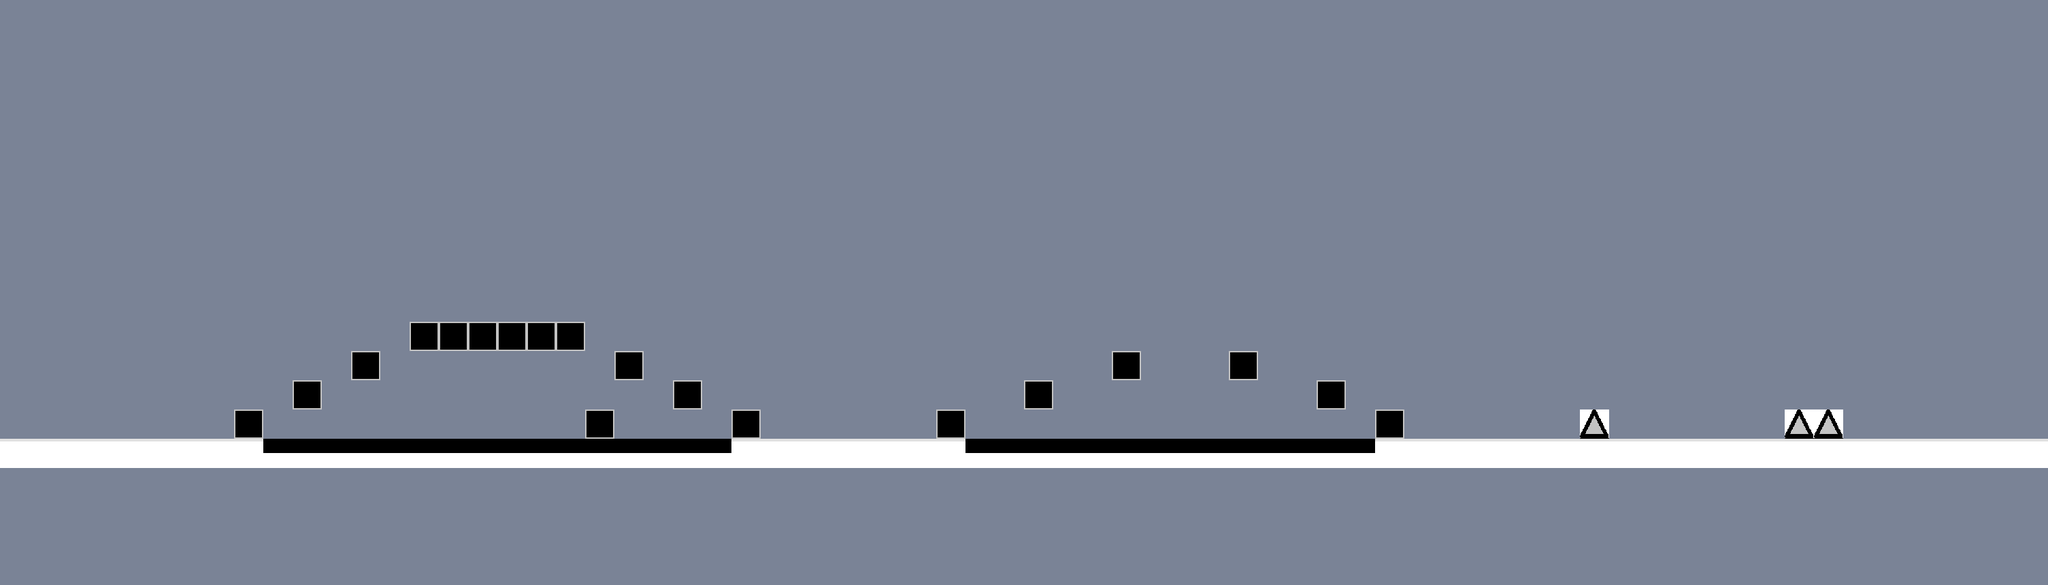

Tiled map render using the project's own tile images. Description and the map definition, with tile-layer contents summarised, below:
An orthogonal 70x20 tile map with 43x43 px tiles, 1 tile layer (Слой тайлов 1), 3 tilesets and 54 objects (35x death, 17x solid, player, finish).

<map version="1.0" orientation="orthogonal" renderorder="right-down" width="70" height="20" tilewidth="43" tileheight="43" backgroundcolor="#7a8396" nextobjectid="82">
 <tileset firstgid="1" name="map" tilewidth="43" tileheight="43" tilecount="4">
  <image source="map.png" trans="ffffff" width="172" height="43" />
 </tileset>
 <tileset firstgid="5" name="map.png" tilewidth="43" tileheight="43" tilecount="3">
  <image source="images/map.png" trans="ffffff" width="129" height="43" />
 </tileset>
 <tileset firstgid="8" name="map" tilewidth="43" tileheight="43" tilecount="3">
  <image source="images/map.png" trans="ffffff" width="129" height="43" />
 </tileset>
 <layer name="Слой тайлов 1" width="70" height="20">
  <data>[1400 cells, 92 non-empty, 4 distinct tile ids]</data>
 </layer>
 <objectgroup name="collision">
  <object id="12" name="solid" x="1806.12" y="516.121" width="43" height="43" />
  <object id="15" name="solid" x="2020.64" y="601.955" width="43" height="43" />
  <object id="16" name="solid" x="0" y="646.197" width="344" height="43" />
  <object id="17" name="solid" x="859.864" y="601.955" width="43" height="43" />
  <object id="19" name="solid" x="1376.14" y="602.136" width="43" height="43" />
  <object id="20" name="solid" x="1505.14" y="559.045" width="43" height="43" />
  <object id="21" name="solid" x="1633.77" y="516.045" width="43" height="43" />
  <object id="22" name="solid" x="1935.05" y="558.955" width="43" height="43" />
  <object id="23" name="player" x="44.6667" y="598.243" width="43" height="43" />
  <object id="28" name="solid" x="343.75" y="601.75" width="43" height="43" />
  <object id="29" name="solid" x="601.5" y="473" width="258.5" height="43" />
  <object id="31" name="solid" x="903" y="515.75" width="43" height="43" />
  <object id="34" name="solid" x="1075" y="602" width="43" height="43" />
  <object id="35" name="solid" x="988" y="558.5" width="43" height="43" />
  <object id="36" name="solid" x="430" y="558.5" width="43" height="43" />
  <object id="37" name="solid" x="516" y="515.5" width="43" height="43" />
  <object id="39" name="solid" x="1118.67" y="645.833" width="258" height="43" />
  <object id="40" name="death" x="387.25" y="644.75" width="688.25" height="43" />
  <object id="42" name="death" x="1419.38" y="646.5" width="601.125" height="43" />
  <object id="43" name="solid" x="2063.5" y="646" width="948.5" height="43" />
  <object id="46" name="death" x="2340.32" y="602.773" width="5.40909" height="42.1364" />
  <object id="47" name="death" x="2336.55" y="612.182" width="3.52273" height="32.6364" />
  <object id="48" name="death" x="2345.97" y="612.136" width="3.52273" height="32.6364" />
  <object id="49" name="death" x="2332.87" y="618.182" width="3.52273" height="26.5909" />
  <object id="50" name="death" x="2349.78" y="618.25" width="3.52273" height="26.5909" />
  <object id="51" name="death" x="2329.11" y="624.75" width="3.52273" height="20.108" />
  <object id="53" name="death" x="2353.49" y="624.821" width="3.52273" height="20.108" />
  <object id="54" name="death" x="2326.06" y="631.125" width="2.82387" height="13.7415" />
  <object id="55" name="death" x="2357.21" y="631.192" width="2.82387" height="13.7415" />
  <object id="56" name="death" x="2323.03" y="636.812" width="2.82387" height="8.05825" />
  <object id="57" name="death" x="2360.21" y="636.846" width="2.82387" height="8.05825" />
  <object id="58" name="death" x="2624" y="636.834" width="2.82387" height="8.05825" />
  <object id="59" name="death" x="2661.18" y="636.868" width="2.82387" height="8.05825" />
  <object id="60" name="death" x="2654.46" y="624.843" width="3.52273" height="20.108" />
  <object id="61" name="death" x="2650.75" y="618.272" width="3.52273" height="26.5909" />
  <object id="62" name="death" x="2627.03" y="631.147" width="2.82387" height="13.7415" />
  <object id="63" name="death" x="2641.29" y="602.795" width="5.40909" height="42.1364" />
  <object id="64" name="death" x="2658.18" y="631.214" width="2.82387" height="13.7415" />
  <object id="65" name="death" x="2630.08" y="624.772" width="3.52273" height="20.108" />
  <object id="66" name="death" x="2637.52" y="612.204" width="3.52273" height="32.6364" />
  <object id="67" name="death" x="2633.84" y="618.204" width="3.52273" height="26.5909" />
  <object id="68" name="death" x="2646.94" y="612.158" width="3.52273" height="32.6364" />
  <object id="69" name="death" x="2667.06" y="636.896" width="2.82387" height="8.05825" />
  <object id="70" name="death" x="2704.24" y="636.93" width="2.82387" height="8.05825" />
  <object id="71" name="death" x="2697.52" y="624.905" width="3.52273" height="20.108" />
  <object id="72" name="death" x="2693.81" y="618.334" width="3.52273" height="26.5909" />
  <object id="73" name="death" x="2670.09" y="631.209" width="2.82387" height="13.7415" />
  <object id="74" name="death" x="2684.35" y="602.857" width="5.40909" height="42.1364" />
  <object id="75" name="death" x="2701.24" y="631.276" width="2.82387" height="13.7415" />
  <object id="76" name="death" x="2673.14" y="624.834" width="3.52273" height="20.108" />
  <object id="77" name="death" x="2680.58" y="612.266" width="3.52273" height="32.6364" />
  <object id="78" name="death" x="2676.9" y="618.266" width="3.52273" height="26.5909" />
  <object id="79" name="death" x="2690" y="612.22" width="3.52273" height="32.6364" />
  <object id="80" name="finish" x="2845" y="341" width="161" height="303" />
 </objectgroup>
</map>